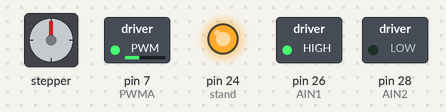
This sketch was run on a simulated Arduino Mega 2560, built with avr-gcc and run on an emulated ATmega2560. On the bench: stepper motor, switched loads named in the sketch (green lamp = pin HIGH), output pins drawn as LEDs (lit = HIGH). Wiring (inferred from the names in the program): stepper motor driver (200 steps per turn assumed): step pin 33; direction pin 35; enable pin 31. Pins used as bus, display or sensor lines are not drawn.

Above: at 0.05 s.
At 5.3 s:
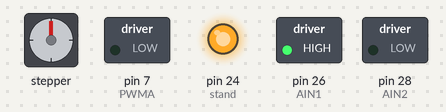
At 10.7 s:
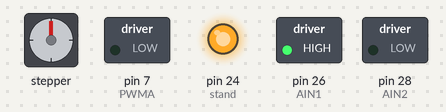
At 21.35 s:
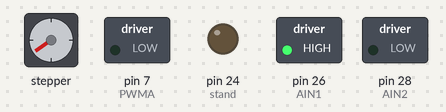
At 36.05 s:
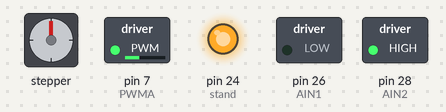
At 42.8 s:
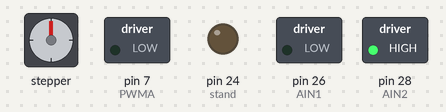
Timing chart, 0 to 55.8 s (numbered marks = the images above):
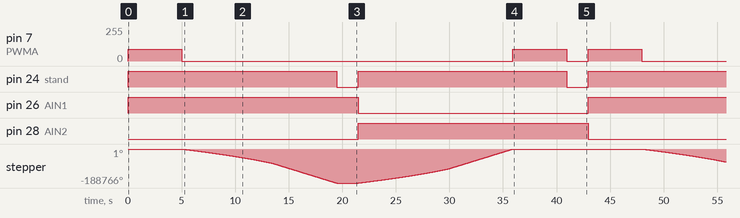

The sketch:

obitesting6.ino
```cpp
void setup() {

    //Stepper current doing 3.5 steps --> lower to 1.5

    //Clamp Shell

    // constants
    #define maxStepperSpeed 0.27 // inch/s
    #define minStepperSpeed 150 // inch/s
    #define travelPerStep 0.00015625 // @ full stepping
    #define railTravel 8.193
    #define maxPeriod 200
    #define minPeriod 88
    #define ClampTime 5000

    // Stepper Motor Definitions
    #define motor1_ena 31
    #define motor1_stp 33
    #define motor1_dir 35

    //Actuator Definitons

    #define stand 24
    #define PWMA 7
    #define AIN1 26
    #define AIN2 28

    // Stepper Motor Pin Definitions
    pinMode(motor1_dir, OUTPUT);
    digitalWrite(motor1_dir, LOW);

    pinMode(motor1_stp, OUTPUT);
    digitalWrite(motor1_stp, LOW);

    pinMode(motor1_ena, OUTPUT);
    digitalWrite(motor1_ena, HIGH);

    //Actuator Motor Pin Definitions
    pinMode (stand, OUTPUT);
    digitalWrite(stand, LOW);

    pinMode (PWMA, OUTPUT);
    digitalWrite(PWMA, LOW);

    pinMode (AIN1, OUTPUT);
    digitalWrite(AIN1, LOW);

    pinMode (AIN2, OUTPUT);
    digitalWrite(AIN2, LOW);
}

void loop() {
  Serial1.begin(9600);
  Serial1.println("Motor testing begun");
  Serial1.println("Opening Door");
  movedoor(1);
  delay(2000);
  Serial1.println("Closing Door");
  movedoor(0);
  Serial1.println("Motor Testing Cycle Ended");
  delay(2000);
// 1 is to open
// 0 is to close :D
}

void movedoor(int direction) {

    //More Constants
    unsigned long steps = (railTravel/travelPerStep)*2;
    int period = maxPeriod;                 // set initial speed


    //Opening Obi
    if (direction == 1){

      digitalWrite(motor1_dir, 0);  // Set Direction Outward
      digitalWrite(motor1_ena, LOW); //Enable Motor

      digitalWrite(stand, HIGH); //Enable Actuator
      digitalWrite(AIN1, HIGH);
      digitalWrite(AIN2, LOW);

      //Actuator Movement

      analogWrite (PWMA, 90);
      delay(ClampTime);
      analogWrite (PWMA, 0);

      //Motor Movement

      while(steps > 0)
      {
          digitalWrite(motor1_stp, HIGH);
          delayMicroseconds(2);
          digitalWrite(motor1_stp, LOW);
          delayMicroseconds(period);

          if( steps >= 3200)
          {
              if(period > minPeriod && steps % 400 == 0)       // on the first revolutions
                  period--;           // the period of the pulse is decrease to accelerate
          }
          else if( steps < 200)
          {
              period++;               // increase to decelerate
          }
          else{}
          steps--;
      }
      digitalWrite(motor1_ena, HIGH); //Disable Motor
      digitalWrite(stand, LOW); //Disable Actuator

    }

  //Closing Obi
  else if (direction == 0) {


    digitalWrite(motor1_dir, 1);  // Set Direction Inward
    digitalWrite(motor1_ena, LOW); //Enable Motor

    digitalWrite(stand, HIGH); //Enable Actuator
    digitalWrite(AIN1, LOW);
    digitalWrite(AIN2, HIGH);

    while(steps > 0)
    {
        digitalWrite(motor1_stp, HIGH);
        delayMicroseconds(2);
        digitalWrite(motor1_stp, LOW);
        delayMicroseconds(period);

        if( steps >= 3200)
        {
            if(period > minPeriod && steps % 400 == 0)       // on the first revolutions
                period--;           // the period of the pulse is decrease to accelerate
        }
        else if( steps < 200)
        {
            period++;               // increase to decelerate
        }
        else{}
        steps--;
    }

    //actuator movement

    analogWrite (PWMA, 90);
    delay(ClampTime);
    analogWrite (PWMA, 0);

    digitalWrite(motor1_ena, HIGH); //Disable Motor
    digitalWrite(stand, LOW); //Disable Actuator
  }
}
```

Measured:
- by itself, pin 7 (PWMA): repeats every 42.9 s: 0/255 30.9 s, 90/255 5.0 s, 0/255 2.0 s, 90/255 5.0 s
- by itself, pin 24 (stand): alternates HIGH for 19.5 s and LOW for 2.0 s
- by itself, pin 26 (AIN1), pin 28 (AIN2): alternates HIGH for 21.5 s and LOW for 21.5 s
- by itself, stepper: turns 188766° counter-clockwise in 14.5 s, then 188766° clockwise in 14.5 s, repeating every 42.9 s
